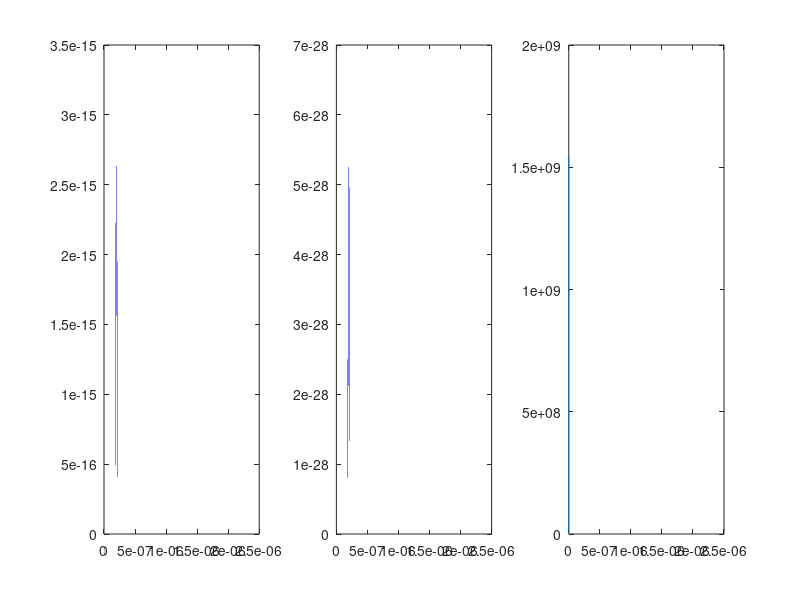

MATLAB code for this plot:
%% Ribosome Display Model

% Overview:
% 1. Bead Conjugation
% 2. IVTT Generation of stalled ribosomes
% 3. Negative Selection
% 4. Positive Selection
% 5. RNA Isolation
% 6. Reverse Transcription
% 7. PCR Amplification

%% Variables

beads.targets_pBead = 15000; % Update with numbers from Dan
beads.pVol = 3.4 * 10^10; % Beads per mL [4]; Concentrated 4x?
beads.vol = 12.5 * 10^-6; % mL, Volume of beads used

targets = beads.targets_pBead * beads.pVol * beads.vol;

ribo_conc = 2 * 10^-6; % M [3]

%% IVTT Generation of stalled ribosomes

% Per 25uL reaction
IVTT.prot_conc = 8.61 * 10^-15 / (25 * 10^-6); % Roughly estimated from [4], 8.61fmol / 25uL, in M
IVTT.eff = IVTT.prot_conc / ribo_conc;

% IVTT Complex Formation
Library.diversity = 10^11; % These variables are currently unused as diversity seems to be larger than protein amount
Library.plexity = 100; % Check with Dan

%% Negative Selection

density.negative.mu = 200 * 10^-9; % M
density.negative.sigma = 10^-8;

neg.c = targets / ((6.25 + 225) / 10^-6); % Conc of targets
neg.cb = 10; % CHANGE THIS! Conc targets bound to NBs

% neg.c_cb = neg.c - neg.cb;
neg.c_cb = 10^-6; % C-Cb is the number of non-bound phages, meaning that if this is low, then there's lots of binding

    K = linspace(0, density.negative.mu * 10, 10^7);
    density.negative.fdist = @(K) IVTT.prot_conc .* normpdf(K, density.negative.mu, density.negative.sigma) / sum(normpdf(K, density.negative.mu, density.negative.sigma)); % How many NBs present of affinity K to negative selection
    density.negative.fx = density.negative.fdist(K);

disp('Total Population')
IVTT.prot_conc

disp('All nbs')
all(3) = sum(density.negative.fx);

density.negative.gdist = @(K) K .* (density.negative.fx) ./ (1 / (neg.c_cb) + K);
density.negative.gx = density.negative.gdist(K);

disp('Binders')
Binders(3) = sum(density.negative.gx);



non_bound = density.negative.fx - density.negative.gx;

disp('Non bound')
sum(non_bound)
newdist = fitdist(non_bound', 'Normal');

figure;
subplot(1,3,1);
plot(K, density.negative.fx)

subplot(1,3,2);
plot(K, density.negative.gx)


% IT SHOULDN"T BE MULTIPLIED BY PROT AMOUNT< BUT RATHER CB
subplot(1,3,3);
plot(K, neg.c_cb .* normpdf(K, newdist.mu, newdist.sigma))

whatthe = normpdf(K, newdist.mu, newdist.sigma);

% Washing
neg.remaining = 0;


%% Positive Selection

density.positive.mu = 20; % nM
density.positive.sigma = 15;

pos.c = targets; % Number of targets
pos.cb = 10; % CHANGE THIS! Number of targets bound to NBs

pos.c_cb = neg.c - neg.cb;
pos.c_cb = [10^-5, 10^-6, 10^-7, 10^-8];

density.positive.fx = makedist('Normal', 'mu', density.positive.mu, 'sigma', density.positive.sigma); % How many NBs present of affinity K to positive selection
% density.positive.gx = IVTT.prot_amount * density.positive.fx / (1 / (neg.c_cb) + IVTT.prot_amount); % NBs bound to target

% plot(density.positive.gx)

% enrichment = density.positive.gx / density.positive.fx;



%% RNA Isolation


%% Reverse Transcription


%% PCR Amplification


%% References

% 1. https://www.sciencedirect.com/science/article/pii/S0022283697915552#BIB22

% 2. https://pdf.sciencedirectassets.com/272314/1-s2.0-S0022519300X01981/1-s2.0-S0022519385702184/main.pdf?X-Amz-Security-Token=IQoJb3JpZ2luX2VjEPb%2F%2F%2F%2F%2F%2F%2F%2F%2F%2FwEaCXVzLWVhc3QtMSJGMEQCIArtGT%2FL%2BcbSB15o9Ru4YuIgBv1rnOufEg2yL8gZ2eb0AiATNwFhWIVjPwXphBLG3D8pKfQQckmbeLYuOi8lI6d7Biq8BQjv%2F%2F%2F%2F%2F%2F%2F%2F%2F%2F8BEAUaDDA1OTAwMzU0Njg2NSIMmtEwvDe7dLcYAEvIKpAF6u41VswTxb5j0id3twmE%2FKB1Rgx%2FutssCU8DLDSZOyBc6RGNxT3JqNt73DsCq31xGkPDVHp4DDLa%2FAS4GvZByITqAapMhsTkORytzczIrMB%2Fke96SBS6iiP48WpH%2FovM7t6%2BNDKy5q6q6P6myNyV7eN2n3CLay90vjjUgcwRmahDvqADZpqzddQf6V02anYg3f61%2BTvtt0Oa5pUOtQswYxcsioR%2BdK2Rr5fDs%2FXjc15bIrPAweP46IXcyuMmpfCI6TxX05NflK5HNO2kfMmsPPHXhdU64ycRvRm4qEtNiHngdESN5cfD%2BaU5o%2FJw6VHo5k0YQ6D%2BmLA1LM8su8taQNXkZ6onP350%2BgBZ87FtdkQoXP9moOZ4hGVJL1EHOeQsrCvKMnxfA0uLQj%2BSNRFX0EjOgJc548EjlOspkX8hlzEfZziD1SKIMtQDXvfBOLZKNwSMfrCQC8DI6dSBn9tGmpLu19CxMbHJ0Lp41P1N90rvaWCHlj%2BAnCuibSAVulllpziQ1SQATw%2BKfExI4hmE65OXHJXBrPQ7jF0rwUYb3KhNo6zwm8JSw5Rd4ory6SVY3jcHSCGElQbLjLXQ6nKSS4d7V7dJQ7%2BC4YIiXRyKj%2Bs2lgXpP6zjQwE6tgv5iG3Ggk0r5zv8ZPqKHNXLF69qz3s91XnPcsr%2BiUDL%2Bkn7GapSvwT1EKENcnRchfY51n%2Bzaftrf9X1x7ylCIRoYqlMtSfHrUEhLGEOQFC9wa7I%2BWZTcDEp2Cj80uhjRhP9KNFTnKgKBVpdWrS6hxWMmJ4qclfgizWsqTHD%2F5b5anncLy1%2FC7eP0I3otCU77%2FYHYKMULovMAUSfk%2FgDRuQhklhMdixdIB9w8wLEFhtJxZZEbdkwwrX9tQY6sgE2BhZBMS%2BFWaQvlss0QhutP552iU6rrpUMnY2hvwMXRD9KA00P5Rbs6slq6d8nEUBQ39%2B89%2Bw7YVQ5tH%2F%2FZXxsYy7q0CcaCbe%2FUPuU4stwvFMGHK%2Fp0Aa2pTNgcaKMFOIHoNJXxKBIyEUFtyiiWZkWu2VdpRcC%2FMb1GJi3tCBB8VvtWepkyyOcZX3l5O7APlZ44RemL3ahb%2BPF%2FfIaiGF0wMwVLVF6qOFfzot6hoBcfvs8&X-Amz-Algorithm=AWS4-HMAC-SHA256&X-Amz-Date=20240816T142459Z&X-Amz-SignedHeaders=host&X-Amz-Expires=300&X-Amz-Credential=ASIAQ3PHCVTY6RUDPHMW%2F20240816%2Fus-east-1%2Fs3%2Faws4_request&X-Amz-Signature=a14cdbceb0bf64330b33a99e4a77563f1c42fc990dff756eb6de7b889a2f7d2e&hash=624eaf981440af6cf31876f4d63a52fcccf429ef6d2e38082734c7d32f8a2978&host=68042c943591013ac2b2430a89b270f6af2c76d8dfd086a07176afe7c76c2c61&pii=S0022519385702184&tid=spdf-8a5b59c0-332d-4c44-929b-da5f2c756948&sid=d7a28b839bbec4479f4984c4d44fd63d0077gxrqa&type=client&tsoh=d3d3LnNjaWVuY2VkaXJlY3QuY29t&ua=15165b065657515157&rr=8b421751c8068fcc&cc=us

% 3. https://www.neb.com/en/-/media/nebus/files/pdf-faq/purexpress-faqs.pdf?rev=5e75bc74e5aa42a191a69e2b648e2b0e&hash=37662D362B00589C475256C068DFECB2

% 4. https://assets.thermofisher.com/TFS-Assets/LSG/manuals/MAN0015761_DynabeadsMyOneStreptavidin_T1_UG.pdf